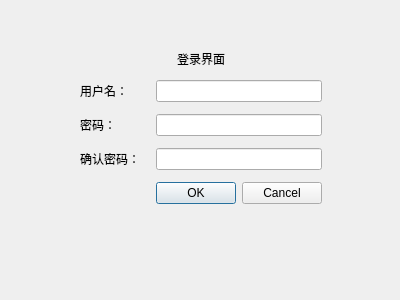
<?xml version="1.0" encoding="UTF-8"?>
<ui version="4.0">
 <class>Form</class>
 <widget class="QWidget" name="Form">
  <property name="geometry">
   <rect>
    <x>0</x>
    <y>0</y>
    <width>400</width>
    <height>300</height>
   </rect>
  </property>
  <property name="windowTitle">
   <string>Form</string>
  </property>
  <widget class="QWidget" name="formLayoutWidget">
   <property name="geometry">
    <rect>
     <x>70</x>
     <y>30</y>
     <width>262</width>
     <height>241</height>
    </rect>
   </property>
   <layout class="QFormLayout" name="formLayout">
    <property name="formAlignment">
     <set>Qt::AlignLeading|Qt::AlignLeft|Qt::AlignTop</set>
    </property>
    <property name="horizontalSpacing">
     <number>16</number>
    </property>
    <property name="verticalSpacing">
     <number>12</number>
    </property>
    <property name="leftMargin">
     <number>10</number>
    </property>
    <property name="topMargin">
     <number>20</number>
    </property>
    <property name="rightMargin">
     <number>10</number>
    </property>
    <item row="0" column="0" colspan="2">
     <widget class="QLabel" name="label">
      <property name="text">
       <string>登录界面</string>
      </property>
      <property name="alignment">
       <set>Qt::AlignCenter</set>
      </property>
     </widget>
    </item>
    <item row="1" column="0">
     <widget class="QLabel" name="label_2">
      <property name="text">
       <string>用户名：</string>
      </property>
     </widget>
    </item>
    <item row="2" column="0">
     <widget class="QLabel" name="label_3">
      <property name="text">
       <string>密码：</string>
      </property>
     </widget>
    </item>
    <item row="2" column="1">
     <widget class="QLineEdit" name="lineEdit_2"/>
    </item>
    <item row="3" column="0">
     <widget class="QLabel" name="label_4">
      <property name="text">
       <string>确认密码：</string>
      </property>
     </widget>
    </item>
    <item row="3" column="1">
     <widget class="QLineEdit" name="lineEdit"/>
    </item>
    <item row="4" column="1">
     <widget class="QDialogButtonBox" name="buttonBox">
      <property name="standardButtons">
       <set>QDialogButtonBox::Cancel|QDialogButtonBox::Ok</set>
      </property>
     </widget>
    </item>
    <item row="1" column="1">
     <widget class="QLineEdit" name="lineEdit_3"/>
    </item>
   </layout>
  </widget>
 </widget>
 <resources/>
 <connections/>
</ui>
